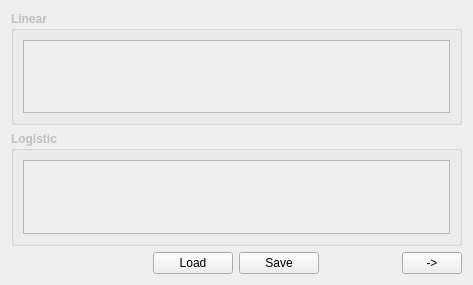
<?xml version="1.0" encoding="UTF-8"?>
<ui version="4.0">
 <class>Simulation_Tab1_GrowthTab</class>
 <widget class="QWidget" name="Simulation_Tab1_GrowthTab">
  <property name="geometry">
   <rect>
    <x>0</x>
    <y>0</y>
    <width>473</width>
    <height>285</height>
   </rect>
  </property>
  <property name="windowTitle">
   <string>Form</string>
  </property>
  <layout class="QVBoxLayout" name="verticalLayout">
   <item>
    <widget class="QGroupBox" name="Simulation_Tab1_LinearGB">
     <property name="enabled">
      <bool>false</bool>
     </property>
     <property name="font">
      <font>
       <weight>75</weight>
       <bold>true</bold>
      </font>
     </property>
     <property name="title">
      <string>Linear</string>
     </property>
     <layout class="QVBoxLayout" name="verticalLayout_4">
      <item>
       <widget class="QTableView" name="Simulation_Tab1_LinearTV">
        <property name="font">
         <font>
          <weight>50</weight>
          <bold>false</bold>
         </font>
        </property>
        <property name="toolTip">
         <string/>
        </property>
        <property name="statusTip">
         <string/>
        </property>
       </widget>
      </item>
     </layout>
    </widget>
   </item>
   <item>
    <widget class="QGroupBox" name="Simulation_Tab1_LogisticGB">
     <property name="enabled">
      <bool>false</bool>
     </property>
     <property name="font">
      <font>
       <weight>75</weight>
       <bold>true</bold>
      </font>
     </property>
     <property name="title">
      <string>Logistic</string>
     </property>
     <layout class="QVBoxLayout" name="verticalLayout_5">
      <item>
       <widget class="QTableView" name="Simulation_Tab1_LogisticTV">
        <property name="font">
         <font>
          <weight>50</weight>
          <bold>false</bold>
         </font>
        </property>
        <property name="toolTip">
         <string/>
        </property>
        <property name="statusTip">
         <string/>
        </property>
       </widget>
      </item>
     </layout>
    </widget>
   </item>
   <item>
    <layout class="QHBoxLayout" name="horizontalLayout_87">
     <item>
      <spacer name="horizontalSpacer_102">
       <property name="orientation">
        <enum>Qt::Horizontal</enum>
       </property>
       <property name="sizeType">
        <enum>QSizePolicy::Fixed</enum>
       </property>
       <property name="sizeHint" stdset="0">
        <size>
         <width>65</width>
         <height>20</height>
        </size>
       </property>
      </spacer>
     </item>
     <item>
      <spacer name="horizontalSpacer_95">
       <property name="orientation">
        <enum>Qt::Horizontal</enum>
       </property>
       <property name="sizeHint" stdset="0">
        <size>
         <width>40</width>
         <height>20</height>
        </size>
       </property>
      </spacer>
     </item>
     <item>
      <widget class="QPushButton" name="Simulation_Tab1_LoadPB">
       <property name="enabled">
        <bool>true</bool>
       </property>
       <property name="toolTip">
        <string>Load data into above table.</string>
       </property>
       <property name="statusTip">
        <string>Load data into above table.</string>
       </property>
       <property name="text">
        <string>Load</string>
       </property>
      </widget>
     </item>
     <item>
      <widget class="QPushButton" name="Simulation_Tab1_SavePB">
       <property name="enabled">
        <bool>true</bool>
       </property>
       <property name="toolTip">
        <string>Save entered data.</string>
       </property>
       <property name="statusTip">
        <string>Save entered data.</string>
       </property>
       <property name="text">
        <string>Save</string>
       </property>
      </widget>
     </item>
     <item>
      <spacer name="verticalSpacer_42">
       <property name="orientation">
        <enum>Qt::Horizontal</enum>
       </property>
       <property name="sizeType">
        <enum>QSizePolicy::Expanding</enum>
       </property>
       <property name="sizeHint" stdset="0">
        <size>
         <width>48</width>
         <height>20</height>
        </size>
       </property>
      </spacer>
     </item>
     <item>
      <widget class="QPushButton" name="Simulation_Tab1_NextPB">
       <property name="sizePolicy">
        <sizepolicy hsizetype="Fixed" vsizetype="Fixed">
         <horstretch>0</horstretch>
         <verstretch>0</verstretch>
        </sizepolicy>
       </property>
       <property name="minimumSize">
        <size>
         <width>60</width>
         <height>0</height>
        </size>
       </property>
       <property name="maximumSize">
        <size>
         <width>60</width>
         <height>16777215</height>
        </size>
       </property>
       <property name="toolTip">
        <string>Go to next tab page</string>
       </property>
       <property name="statusTip">
        <string>Go to next tab page</string>
       </property>
       <property name="text">
        <string>-&gt;</string>
       </property>
      </widget>
     </item>
    </layout>
   </item>
  </layout>
 </widget>
 <resources/>
 <connections/>
</ui>
